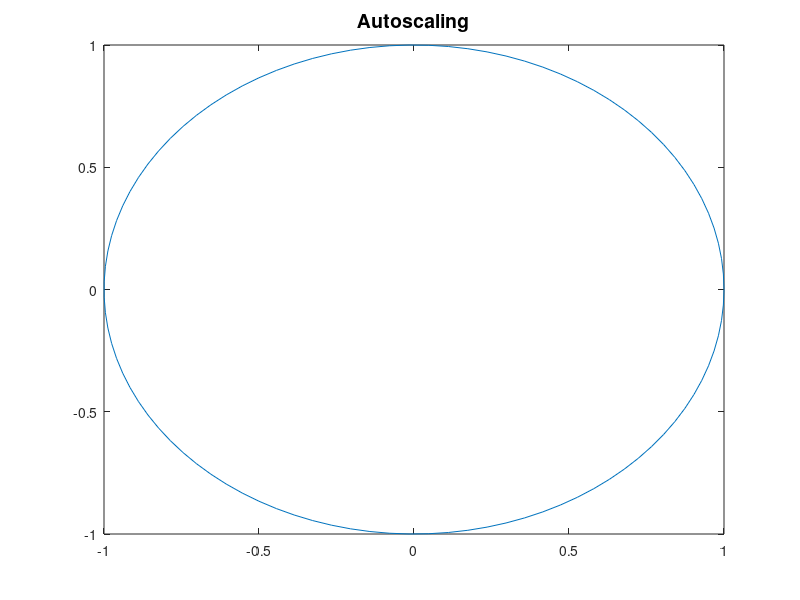
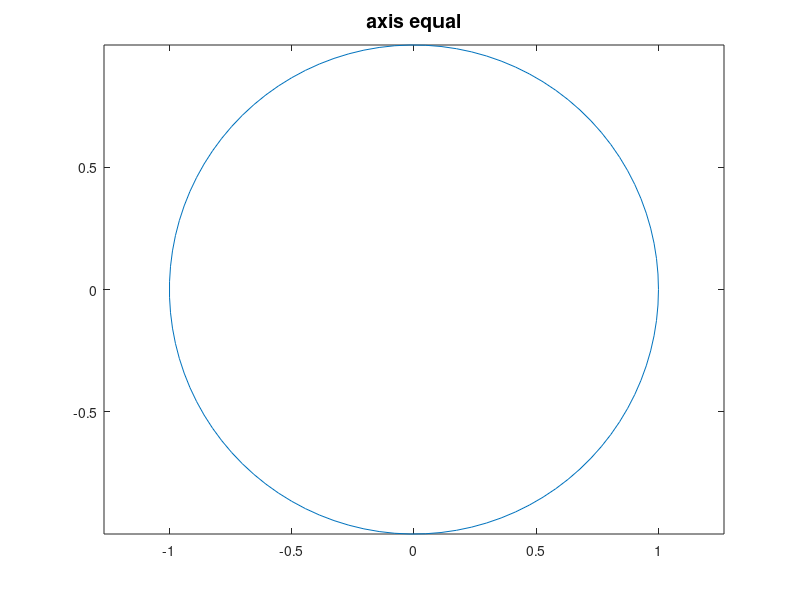
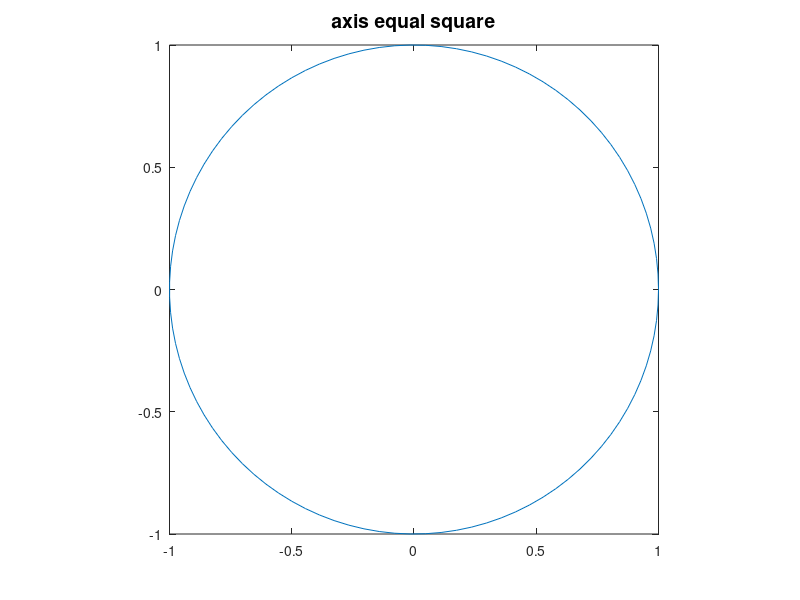
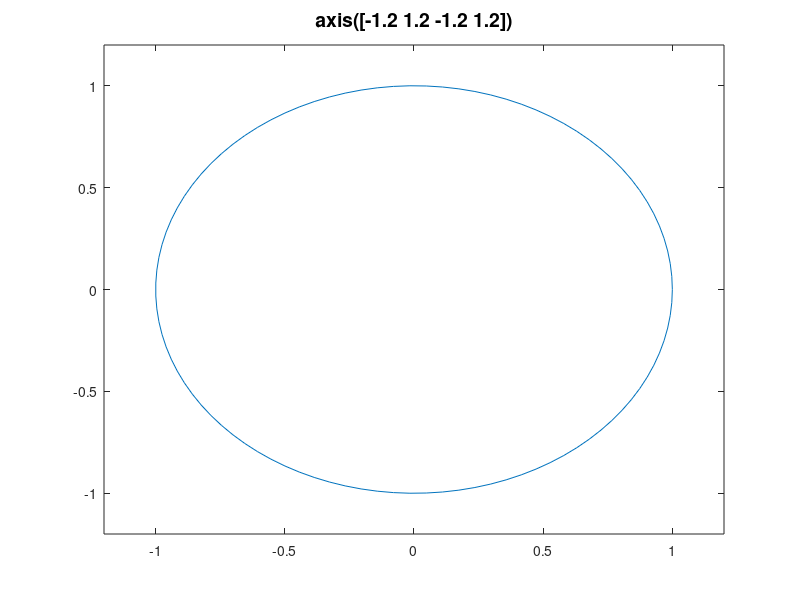

Source code (MATLAB) for these figures, in order:
% Script File: ShowAxisStyles
% How to scale the axes.

theta = linspace(0,2*pi);
x = cos(theta);
y = sin(theta);
close all

figure
plot(x,y)
title('Autoscaling','Fontsize',14)

figure
plot(x,y)
axis equal
title('axis equal','Fontsize',14)

figure
plot(x,y)
axis equal square
title('axis equal square','Fontsize',14)

figure
plot(x,y)
axis([-1.2 1.2 -1.2 1.2])
title('axis([-1.2 1.2 -1.2 1.2])','Fontsize',14)

figure
plot(x,y)
axis([-1.2 1.2 -1.2 1.2])
axis equal
title('axis([-1.2 1.2 -1.2 1.2]); axis equal','Fontsize',14)

figure
plot(x,y)
axis([-1.2 1.2 -1.2 1.2])
axis equal square
title('axis([-1.2 1.2 -1.2 1.2]); axis square','Fontsize',14)


